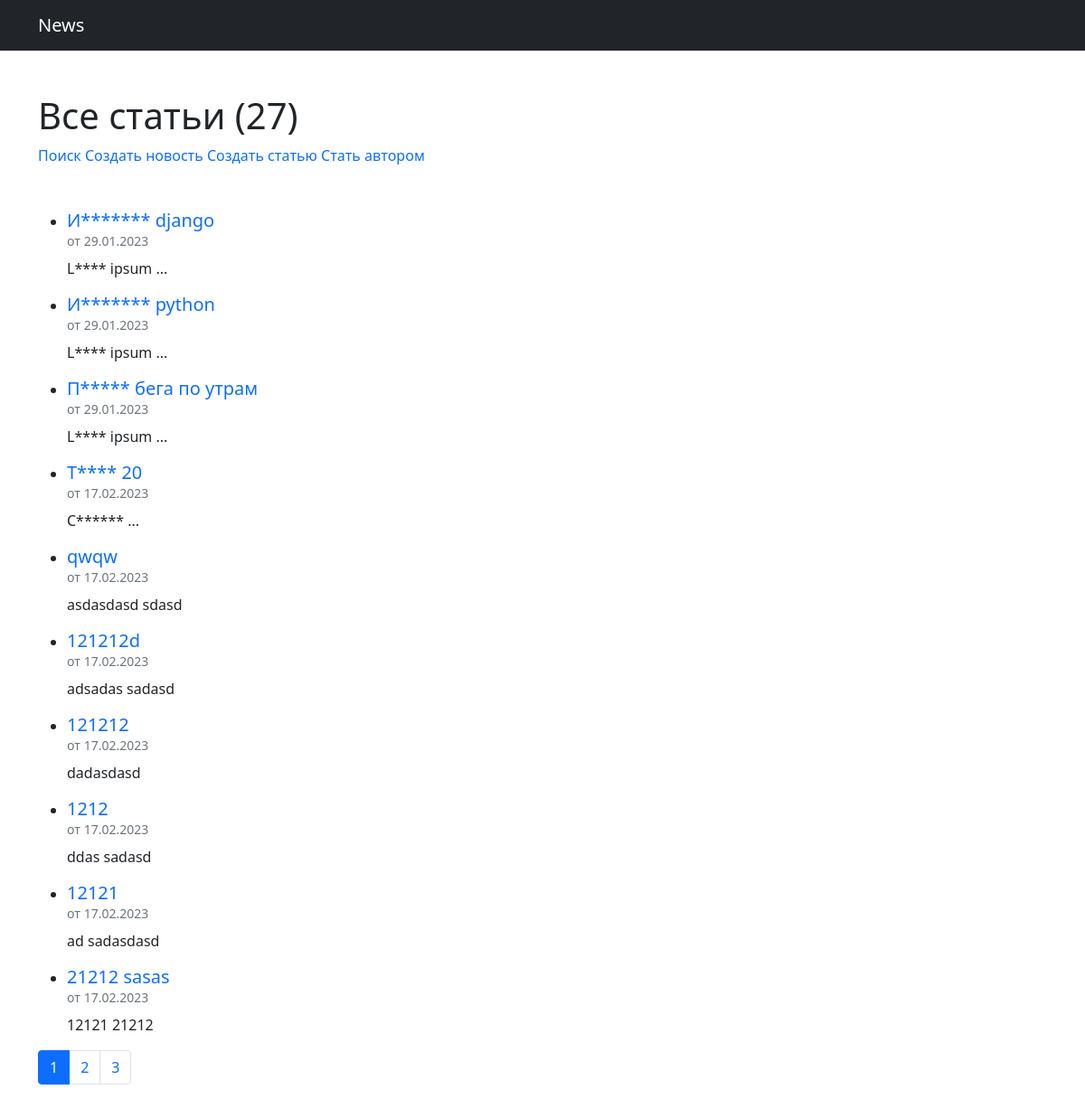
The page /news/ on the database as committed earlier.
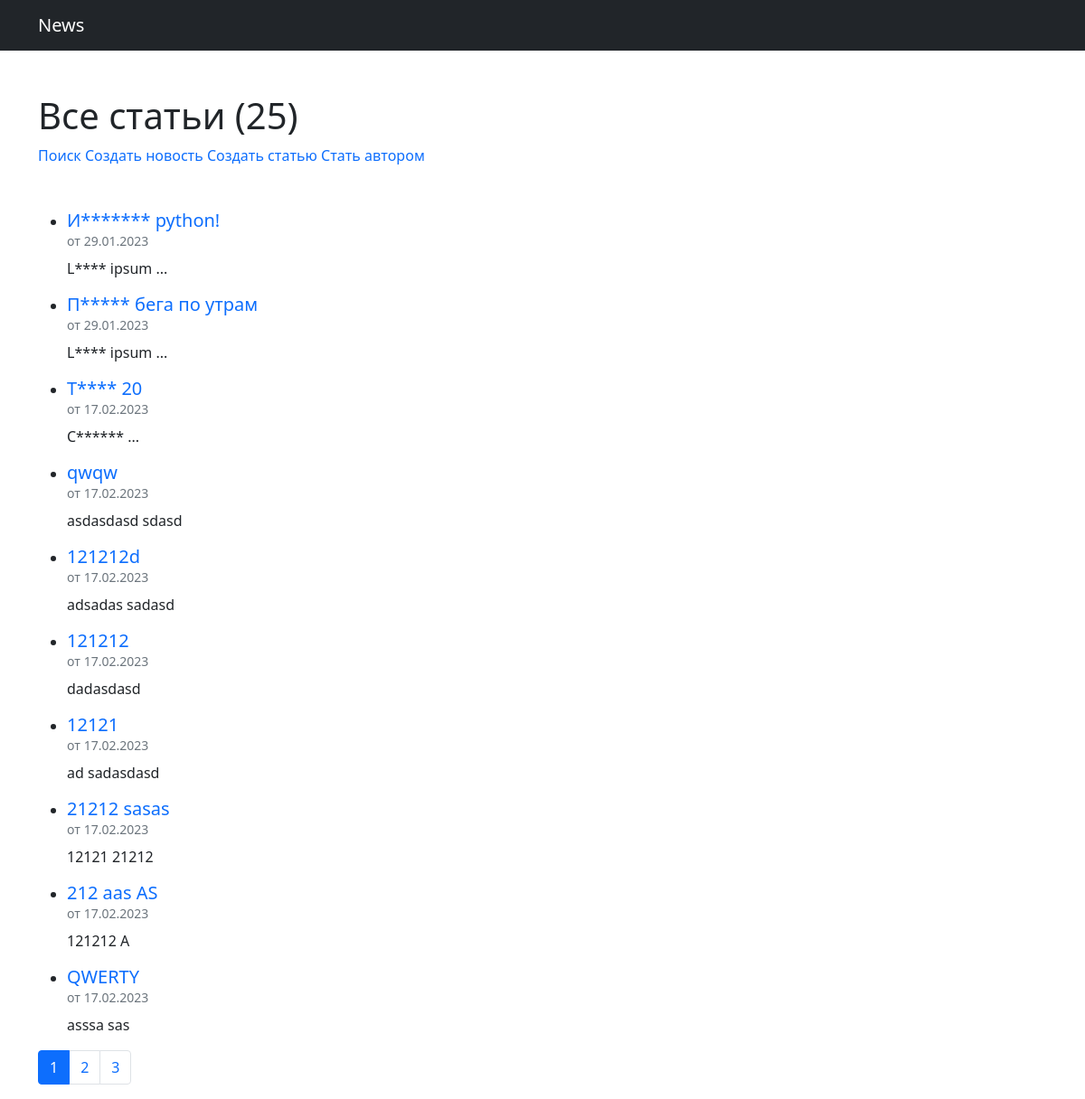
The same page on the database as committed later.
### news/models.py (models this page shows, shortened)
class Post(models.Model):
    ARTICLE = 'AR'
    NEWS = 'NE'
    TYPE_CHOICES = [
        (ARTICLE, 'Статья'),
        (NEWS, 'Новость')
    ]
    type = models.CharField(
        max_length=2,
        choices=TYPE_CHOICES,
        default=ARTICLE
    )
    author = models.ForeignKey(Author, models.CASCADE, related_name='posts')
    categories = models.ManyToManyField('Category', through='PostCategory')
    title = models.CharField(max_length=150)
    content = models.TextField()
    rating = models.IntegerField(default=0)
    dt_created = models.DateTimeField(auto_now_add=True)

### news/views.py (the view)
# urls.py: path('', PostsList.as_view(), name='post_list'),
class PostsList(ListView):
    queryset = Post.objects.order_by('dt_created')
    template_name = 'posts.html'
    context_object_name = 'posts'
    paginate_by = 10
    def get_queryset(self):
        queryset = super().get_queryset()
        self.filterset = PostFilter(self.request.GET, queryset)
        return self.filterset.qs
    def get_context_data(self, **kwargs):
        context = super().get_context_data(**kwargs)
        context['filterset'] = self.filterset
        context['is_not_author'] = not self.request.user.groups.filter(name='author').exists()
        return context

### news/templatetags/censor.py (called while the page is built)
@register.filter()
def censor(value: str) -> str:
    if not isinstance(value, str):
        raise TypeError('Значение должно быть строкой.')
    temp = []
    parts = value.split()
    for part in parts:
        if part.istitle():
            temp.append(f'{part[0]}{"*" * len(part[1:])}')
        else:
            temp.append(part)
    return ' '.join(temp)

### news/templatetags/custom_tags.py (called while the page is built)
@register.simple_tag(takes_context=True)
def url_replace(context, **kwargs):
    d = context['request'].GET.copy()
    for k, v in kwargs.items():
        d[k] = v
    return d.urlencode()

### templates/posts.html (shortened to what this page needs)
{% extends 'flatpages/default.html' %}
{% load censor %}
{% load custom_tags %}
{% block content %}
<h1 class="mt-5 mb-2">Все статьи ({{ page_obj.paginator.count }})</h1>
<div class="mb-5">
    <a href="/news/search/" class="text-decoration-none">Поиск</a>
    <a href="/news/create/" class="text-decoration-none">Создать новость</a>
    <a href="/article/create/" class="text-decoration-none">Создать статью</a>
    {% if is_not_author %}
        <a href="/news/upgrade/" class="text-decoration-none">Стать автором</a>
    {% endif %}
</div>
{% if posts %}
    {% for post in posts %}
        <ul>
            <li>
                <div class="mb-0 h5">
                    <a href="/news/{{ post.id }}" class="text-decoration-none">{{ post.title|censor }}</a>
                </div>
                <div class="text-secondary" style="font-size: .875rem;">от {{ post.dt_created|date:'d.m.Y' }}</div>
                <div class="mt-2">{{ post.content|truncatechars:20|censor }}</div>
            </li>
        </ul>
    {% endfor %}
{% else %}
    <div>Статьи отсутствуют!</div>
{% endif %}
{% if page_obj.paginator.num_pages > 1 %}
<nav>
    <ul class="pagination">
        {% for page_number in page_obj.paginator.get_elided_page_range %}
            {% if page_number == page_obj.number %}
                <li class="page-item active">
            {% else %}
                <li class="page-item">
            {% endif %}
                {% if page_number != page_obj.paginator.ELLIPSIS %}
                    <a class="page-link" href="?{% url_replace page=page_number %}">{{ page_number }}</a>
                {% else %}
                    <span class="page-link">{{ page_number }}</span>
                {% endif %}
            </li>
        {% endfor %}
    </ul>
</nav>
{% endif %}
{% endblock content %}

### templates/flatpages/default.html (shortened to what this page needs)
<!DOCTYPE html>
<html lang="en">
    <head>
        {% load static %}
        <link href="{% static 'css/styles.css' %}" rel="stylesheet" />
    </head>
    <body>
        <nav class="navbar navbar-expand-lg navbar-dark bg-dark">
            <div class="container d-flex justify-content-between">
                <a class="navbar-brand" href="/news">News</a>
            </div>
        </nav>
        <div class="container">
            {% block content %}{% endblock content %}
        </div>
    </body>
</html>

Rows that differ between the two databases and show on the page:
removed Post: title|censor "И******* django", dt_created "29.01.2023", content|censor "L**** ipsum ..."
removed Post: title|censor "1212", dt_created "17.02.2023", content|censor "ddas sadasd"
changed Post: title|censor "И******* python" → "И******* python!"
now on this page (row unchanged): Post: title|censor "212 aas AS", dt_created "17.02.2023", content|censor "121212 A"
now on this page (row unchanged): Post: title|censor "QWERTY", dt_created "17.02.2023", content|censor "asssa sas"
Other text that changed with them:
{{ page_obj.paginator.count }}: "27" → "25"
